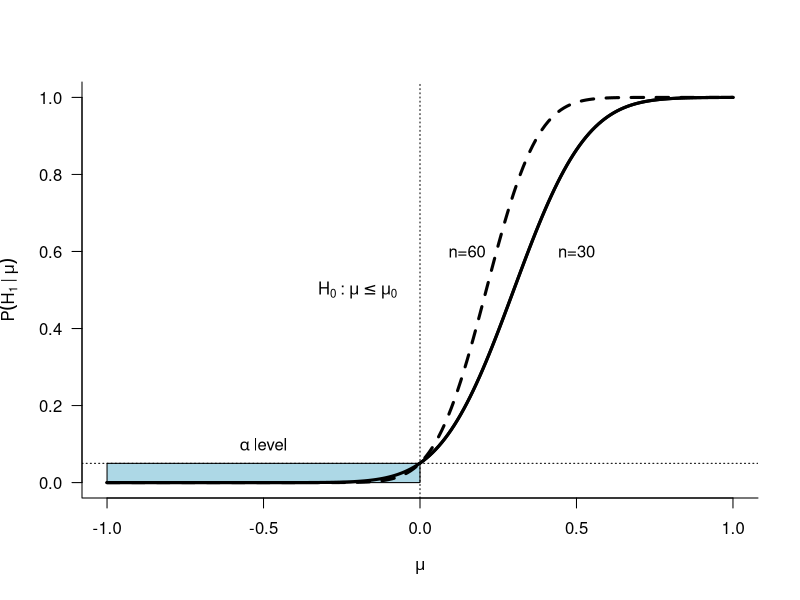
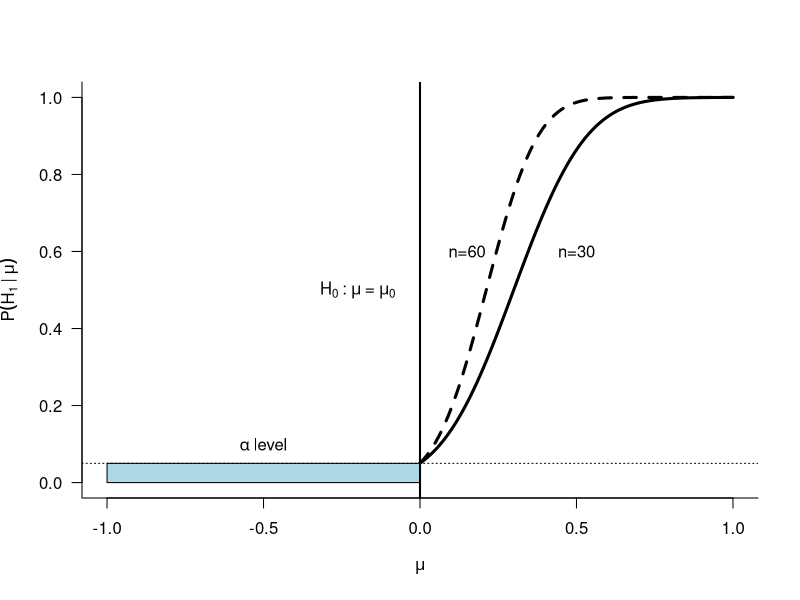
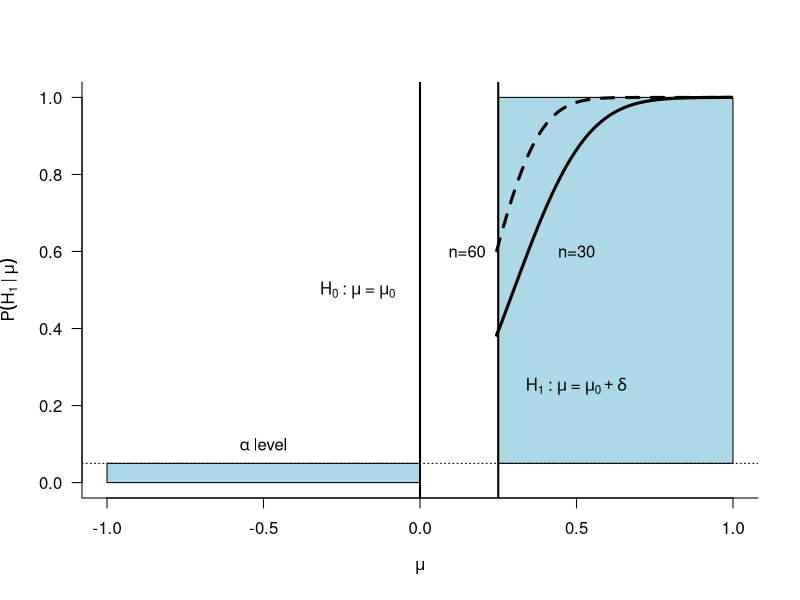
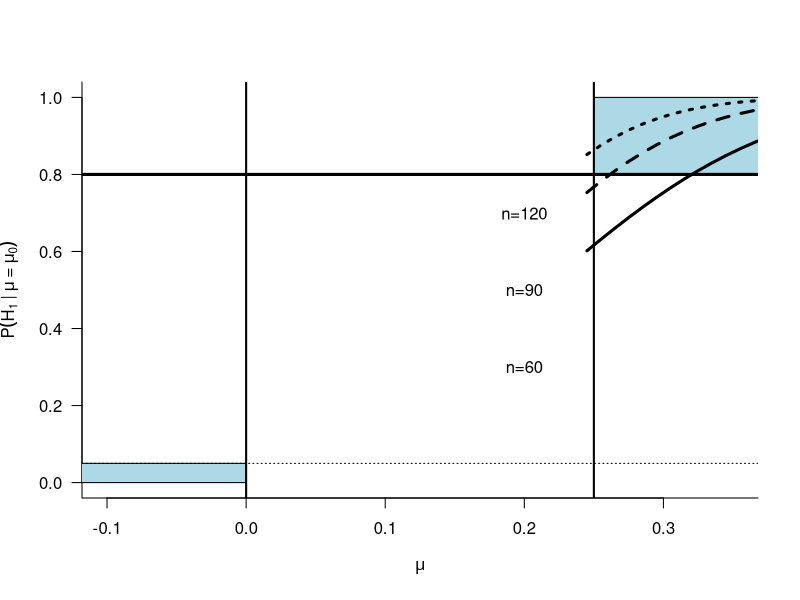

R code for these plots, in order:
# Script: Power_of_Test.R
# Description: This script visualizes the power function of a hypothesis test.

# Set the values for mu and sample size
mu <- seq(-1, 1, by = 0.01)
n <- 30

# Flag to control PDF generation
generate_pdf <- TRUE  # Set to TRUE to generate PDF files

# Plot 1: Power function for different sample sizes
if (generate_pdf) pdf("plots/power-11.pdf", width = 6, height = 4)
plot(mu, 1 - pnorm(1.64 - mu * sqrt(n)), 
     type = "l", lwd = 3,
     xlim = c(-1, 1), ylim = c(0, 1),
     ylab = expression(P(H[1] ~ "|" ~ mu )),
     xlab = expression(mu), las = 1, bty = "l")
polygon(c(-1, 0, 0, -1), c(0, 0, 0.05, 0.05), col = "lightblue")
lines(mu, 1 - pnorm(1.64 - mu * sqrt(2 * n)), lty = 2, lwd = 3, las = 1, bty = "l")
lines(mu, 1 - pnorm(1.64 - mu * sqrt(n)), lty = 1, lwd = 3, las = 1, bty = "l")
abline(h = 0.05, lty = 3)
abline(v = 0, lty = 3)
text(0.15, 0.6, "n=60")
text(0.5, 0.6, "n=30")
text(-0.5, 0.1, expression(alpha ~ "level"))
text(-0.2, 0.5, expression(H[0] ~ ":" ~ mu <= mu[0]))
if (generate_pdf) dev.off()

# Plot 2: Power function with different mu0 values
mu0 <- seq(0, 1, by = 0.01)
if (generate_pdf) pdf("plots/power-21.pdf", width = 6, height = 4)
plot(mu0, 1 - pnorm(1.64 - mu0 * sqrt(n)), 
     type = "l", lwd = 3, 
     xlim = c(-1, 1), ylim = c(0, 1), 
     ylab = expression(P( H[1] ~ "|" ~ mu )),
     xlab = expression(mu), las = 1, bty = "l")
lines(mu0, 1 - pnorm(1.64 - mu0 * sqrt(2 * n)), lty = 2, lwd = 3, las = 1, bty = "l")
polygon(c(-1, 0, 0, -1), c(0, 0, 0.05, 0.05), col = "lightblue")
abline(h = 0.05, lty = 3)
abline(v = 0, lwd = 2)
text(0.15, 0.6, "n=60")
text(0.5, 0.6, "n=30")
text(-0.5, 0.1, expression(alpha ~ "level"))
text(-0.2, 0.5, expression(H[0] ~ ":" ~ mu ~ "=" ~ mu[0]))
if (generate_pdf) dev.off()

# Plot 3: Power function with delta shift
mu0 <- seq(0.245, 1, by = 0.01)
if (generate_pdf) pdf("plots/power-31.pdf", width = 6, height = 4)
plot(mu0, 1 - pnorm(1.64 - mu0 * sqrt(n)), 
     type = "l", lwd = 3, 
     xlim = c(-1, 1), ylim = c(0, 1), 
     ylab = expression(P(H[1]  ~ "|" ~ mu )),
     xlab = expression(mu), las = 1, bty = "l")
polygon(c(0.25, 1, 1, 0.25), c(0.05, 0.05, 1, 1), col = "lightblue")
lines(mu0, 1 - pnorm(1.64 - mu0 * sqrt(2 * n)), lty = 2, lwd = 3, las = 1, bty = "l")
lines(mu0, 1 - pnorm(1.64 - mu0 * sqrt(n)), lty = 1, lwd = 3, las = 1, bty = "l")
abline(v = 0.25, lwd = 2)
polygon(c(-1, 0, 0, -1), c(0, 0, 0.05, 0.05), col = "lightblue")
abline(h = 0.05, lty = 3)
abline(v = 0, lwd = 2)
text(0.15, 0.6, "n=60")
text(0.5, 0.6, "n=30")
text(-0.5, 0.1, expression(alpha ~ "level"))
text(-0.2, 0.5, expression(H[0] ~ ":" ~ mu ~ "=" ~ mu[0]))
text(0.5, 0.25, expression(H[1] ~ ":" ~ mu ~ "=" ~ mu[0] + delta))
if (generate_pdf) dev.off()

# Plot 4: Power function for increasing sample sizes
mu0 <- seq(0.245, 1, by = 0.01)
if (generate_pdf) pdf("plots/power-41.pdf", width = 6, height = 4)
plot(mu0, 1 - pnorm(1.64 - mu0 * sqrt(n)), 
     type = "n", lwd = 3, 
     xlim = c(-0.1, 0.35), ylim = c(0, 1), 
     ylab = expression(P(H[1] ~ "|" ~ mu ~ "=" ~ mu[0] )),
     xlab = expression(mu), las = 1, bty = "l")
polygon(c(0.25, 1, 1, 0.25), c(0.8, 0.8, 1, 1), col = "lightblue")
abline(h = 0.8, lty = 1, lwd = 3)
lines(mu0, 1 - pnorm(1.64 - mu0 * sqrt(2 * n)), lty = 1, lwd = 3, las = 1, bty = "l")
lines(mu0, 1 - pnorm(1.64 - mu0 * sqrt(3 * n)), lty = 2, lwd = 3, las = 1, bty = "l")
lines(mu0, 1 - pnorm(1.64 - mu0 * sqrt(4 * n)), lty = 3, lwd = 3, las = 1, bty = "l")
abline(v = 0.25, lwd = 2)
polygon(c(-1, 0, 0, -1), c(0, 0, 0.05, 0.05), col = "lightblue")
abline(h = 0.05, lty = 3)
abline(v = 0, lwd = 2)
text(0.2, 0.3, "n=60")
text(0.2, 0.5, "n=90")
text(0.2, 0.7, "n=120")
if (generate_pdf) dev.off()
